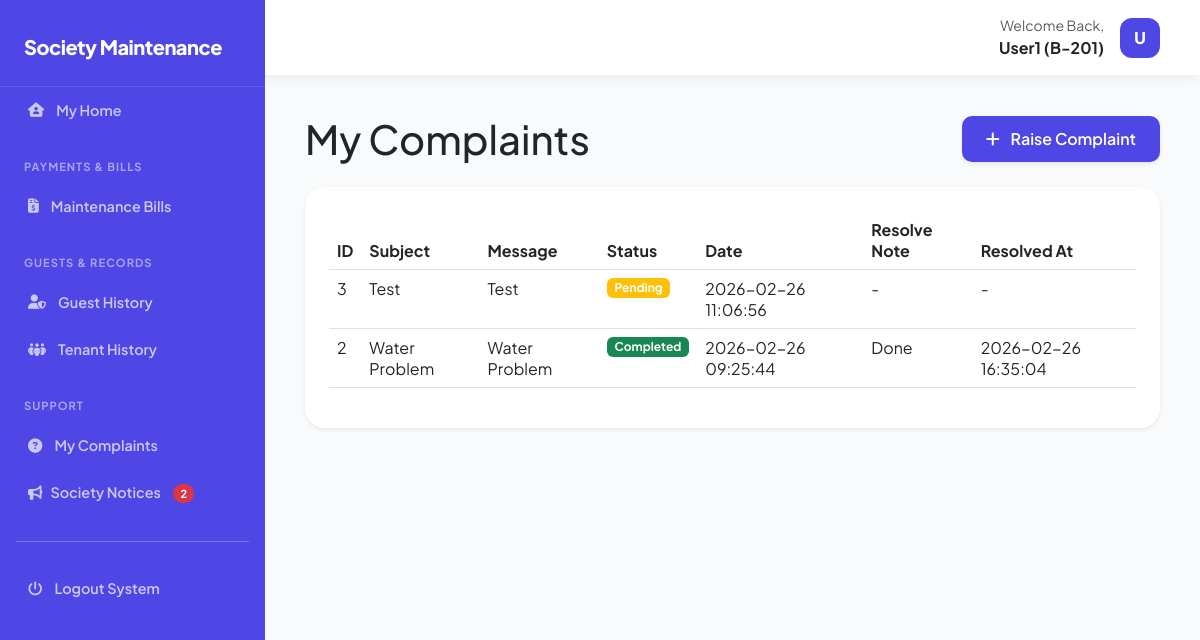
Page /public/view/view_userComplaint_status.php (signed in) on the committed database.
### tables this page shows
CREATE TABLE `flats` (
  `id` int UNSIGNED NOT NULL,
  `flat_number` varchar(255) NOT NULL,
  `floor` int NOT NULL,
  `block_number` varchar(10) NOT NULL,
  `flat_type` varchar(30) NOT NULL,
  `created_at` timestamp NOT NULL DEFAULT CURRENT_TIMESTAMP
);

CREATE TABLE `complaints` (
  `id` int UNSIGNED NOT NULL,
  `user_id` int UNSIGNED NOT NULL,
  `subject` varchar(255) NOT NULL,
  `message` text NOT NULL,
  `image` varchar(255) DEFAULT NULL,
  `status` enum('pending','processing','completed') NOT NULL DEFAULT 'pending',
  `resolve_note` text,
  `resolved_at` datetime DEFAULT NULL,
  `created_at` timestamp NULL DEFAULT CURRENT_TIMESTAMP
);

### public/view/view_userComplaint_status.php (the view, shortened to what this page needs)
<?php
require_once __DIR__ . '/../../core/config.php';
$user_id   = $_SESSION['user_id'];
$stmt = $pdo->prepare("
    SELECT * FROM complaints
    WHERE user_id = ?
    ORDER BY id DESC
");
$stmt->execute([$user_id]);
$complaints = $stmt->fetchAll();
include __DIR__ . '/../../resources/layout/header.php';
?>
<!DOCTYPE html>
<html lang="en">
<head>
    <link rel="stylesheet" href="https://cdnjs.cloudflare.com/ajax/libs/font-awesome/6.5.0/css/all.min.css">
    <link href="https://cdn.jsdelivr.net/npm/bootstrap@5.3.0/dist/css/bootstrap.min.css" rel="stylesheet">
    <link rel="stylesheet" href="https://cdn.datatables.net/1.13.6/css/dataTables.bootstrap5.min.css">
    <link rel="stylesheet" href="../../assets/css/styles.css">
</head>
<body>
    <div class="main-wrapper">
        <main id="main-content">
            <div class="d-flex justify-content-between align-items-center mb-4">
                <h1 class="page-title m-0">My Complaints</h1>
                <button class="btn btn-brand shadow-sm"
                    data-bs-toggle="modal"
                    data-bs-target="#raiseComplaintModal">
                    <i class="fa-solid fa-plus me-2"></i> Raise Complaint
                </button>
            </div>
            <div class="data-card shadow-sm border-0">
                <div class="table-responsive">
                    <table id="user-bills-table" class="table table-hover w-100">
                        <thead>
                            <tr>
                                <th>ID</th>
                                <th>Subject</th>
                                <th>Message</th>
                                <th>Status</th>
                                <th>Date</th>
                                <th>Resolve Note</th>
                                <th>Resolved At</th>
                            </tr>
                        </thead>
                        <tbody>
                            <?php if (empty($complaints)): ?>
                                <tr>
                                    <td colspan="7" class="text-center text-danger fw-bold">
                                        No Complaint Found !!!
                                    </td>
                                </tr>
                            <?php else: ?>
                                <?php foreach ($complaints as $c): ?>
                                    <tr>
                                        <td><?= $c['id'] ?></td>
                                        <td><?= htmlspecialchars($c['subject']) ?></td>
                                        <td><?= htmlspecialchars($c['message']) ?></td>
                                        <td>
                                            <?php
                                            if ($c['status'] == 'pending') echo "<span class='badge bg-warning'>Pending</span>";
                                            if ($c['status'] == 'completed') echo "<span class='badge bg-success'>Completed</span>";
                                            ?>
                                        </td>
                                        <td><?= $c['created_at'] ?></td>
                                        <td><?= !empty($c['resolve_note']) ? htmlspecialchars($c['resolve_note']) : '-' ?></td>
                                        <td><?= !empty($c['resolved_at']) ? $c['resolved_at'] : '-' ?></td>
                                    </tr>
                                <?php endforeach; ?>
                            <?php endif; ?>
                        </tbody>
                    </table>
                </div>
            </div>
        </main>
    </div>
</body>
</html>
<?php include __DIR__ . '/../../resources/layout/footer.php'; ?>

### resources/layout/header.php (shortened to what this page needs)
<?php
require_once __DIR__ . '/../../core/config.php';
$name = $_SESSION['user_name']
    ?? $_SESSION['name']
    ?? 'User';
$initials = strtoupper(substr(trim($name), 0, 1));
$blockFlat = '';
if ($_SESSION['user_role'] === 'user') {
    $stmt = $pdo->prepare("
        SELECT f.block_number, f.flat_number
        FROM allotments a
        JOIN flats f ON f.id = a.flat_id
        WHERE a.user_id = ?
        LIMIT 1
    ");
    $stmt->execute([$_SESSION['user_id']]);
    $flatData = $stmt->fetch(PDO::FETCH_ASSOC);
    if ($flatData) {
        $blockFlat = $flatData['block_number'] . '-' . $flatData['flat_number'];
    }
}
?>
<!DOCTYPE html>
<html lang="en">
<head>
    <link rel="stylesheet" href="../../assets/css/styles.css">
</head>
<body>
    <header class="top-nav">
        <div id="mobile-toggle" onclick="toggleSidebar()">
        </div>
        <div class="ms-auto d-flex align-items-center">
            <div class="dropdown">
                <button class="btn d-flex align-items-center gap-3 border-0 bg-transparent p-0"
                    type="button"
                    data-bs-toggle="dropdown"
                    aria-expanded="false">
                    <?php if ($_SESSION['user_role'] === 'admin'): ?>
                        <div class="text-end d-none d-sm-block">
                            <p class="m-0 small text-muted">Admin Panel</p>
                            <p class="m-0 fw-bold">Administrator</p>
                        </div>
                        <div class="avatar-circle"><?= $initials ?></div>
                    <?php else: ?>
                        <div class="text-end d-none d-sm-block">
                            <p class="m-0 small text-muted">Welcome Back,</p>
                            <p class="m-0 fw-bold">
                                <?= htmlspecialchars($name) ?>
                                <?php if (!empty($blockFlat)): ?>
                                    (<?= htmlspecialchars($blockFlat) ?>)
                                <?php endif; ?>
                            </p>
                        </div>
                        <div class="avatar-circle"><?= $initials ?></div>
                    <?php endif; ?>
                </button>
            </div>
        </div>
    </header>
    <?php include __DIR__ . '/sidebar.php'; ?>

### assets/css/styles.css (style rules this page uses)
:root { --brand-color: #4F47E5; --brand-hover: #3428b3; --bg-main: #f8fafc; --sidebar-width: 265px; --transition: all 0.3s cubic-bezier(0.4, 0, 0.2, 1); }
body { font-family: 'Plus Jakarta Sans', sans-serif; background-color: var(--bg-main); margin: 0; overflow-x: hidden; }
.main-wrapper { flex: 1; margin-left: var(--sidebar-width); transition: var(--transition); min-height: 100vh; }
.top-nav { height: 75px; background: #ffffff; display: flex; align-items: center; justify-content: flex-end; padding: 0 2rem; position: sticky; top: 0; z-index: 1000; box-shadow: 0 4px 12px -2px rgba(0, 0, 0, 0.08); }
#main-content { padding: 2.5rem; }
.data-card, .stat-card { background: #ffffff; border: 1px solid #e2e8f0; border-radius: 20px; padding: 1.5rem; margin-bottom: 1rem; }
.btn-brand { background-color: var(--brand-color); color: white; border-radius: 10px; font-weight: 600; padding: 0.6rem 1.5rem; border: none; transition: 0.2s; }
.avatar-circle { width: 40px; height: 40px; background: var(--brand-color); color: #fff; border-radius: 12px; display: flex; align-items: center; justify-content: center; font-weight: 800; }
.main-wrapper { flex: 1; margin-left: var(--sidebar-width); min-height: 100vh; }
.top-nav { height: 75px; background: #fff; display: flex; align-items: center; justify-content: flex-end; padding: 0 2.5rem; position: sticky; top: 0; box-shadow: 0 4px 12px -2px rgba(0, 0, 0, 0.08); }
.data-card { background: #fff; border: 1px solid #e2e8f0; border-radius: 20px; padding: 1.5rem; }
.btn-brand { color: #fff; border: none; padding: 0.7rem 1.5rem; border-radius: 10px; font-weight: 600; }

### rows in the picture
flats: blockFlat "B-201"
complaints: id "3", subject "Test", message "Test", status "Pending", created_at "2026-02-26 11:06:56"
complaints: id "2", subject "Water Problem", message "Water Problem", status "Completed", created_at "2026-02-26 09:25:44", resolve_note "Done", resolved_at "2026-02-26 16:35:04"

### other values in the picture
$name "User1"
$initials "U"
$notificationCount "2"
